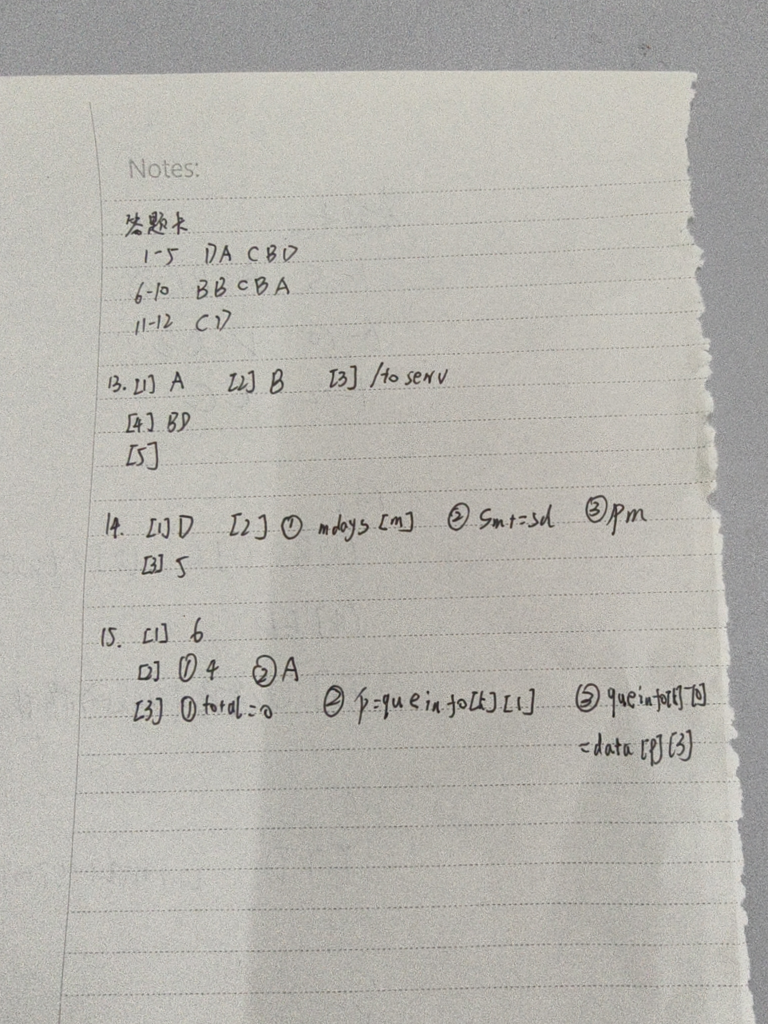
#> input picture backend/uploads/homework/作业3.jpg, 3072 x 4096 px, given in place of ., which was not available (shown at 1/4 size)
$ python -i image_stitcher.py   (imports and definitions only)
#> lines starting #> are read from the running program, lines starting #| are printed output that depends on the picture; after the words box and inside, x2 and y2 are one past the last pixel; in counts of white or black regions, pixels touching at a corner belong together
#> in stitch_images, img is the input picture: PIL image 3072x4096 RGB; mean R, G, B 182.5, 180.4, 174.5
"""
图片拼接模块 (image_stitcher)
=============================
功能：将多张作业图片纵向拼接为一张长图，供智能体批改使用。

在系统中的角色：
    智能体批改的前处理——学生提交多张图片，智能体只能接受单张图片URL，
    因此在调用智能体前，需要将多张图片拼接为一张长图。

拼接策略：
    1. EXIF 方向修正（无条件）——修正手机拍照的 EXIF 方向标记
    2. OCR 方向检测（可选）——检测文字朝向，自动旋转
       - 优先使用 Tesseract OSD
       - 降级为水平投影法（numpy 梯度方差分析）
    3. 统一宽度为 800px，按原始纵横比缩放
    4. 纵向排列，图片之间加 10px 白色间隔
    5. 输出为 JPEG 格式，quality=85

降级策略：
    tesseract + numpy 全装 → EXIF + Tesseract OSD + 旋转 + 拼接
    仅 numpy            → EXIF + 水平投影法 + 旋转 + 拼接
    都没装              → EXIF + 直接拼接（和旧版行为一致）
"""

import os
import logging
from typing import List

from PIL import Image, ImageOps

# numpy — 可选，水平投影法降级用
try:
    import numpy as np
    HAS_NUMPY = True
except ImportError:
    HAS_NUMPY = False

# pytesseract — 可选，OCR 方向检测用
try:
    import pytesseract
    HAS_TESSERACT = True
except ImportError:
    HAS_TESSERACT = False

logger = logging.getLogger(__name__)

STITCHED_DIR = "uploads/homework/stitched"
STITCH_WIDTH = 800
STITCH_GAP = 10
STITCH_QUALITY = 85


def detect_orientation(img: Image.Image) -> int:
    """
    检测图片文字朝向，返回需要旋转的角度: 0, 90, 或 -90。

    检测策略（双阶段降级）：
        阶段 1：Tesseract OSD — 对 0°/90°/-90° 三个方向做 OCR 方向检测，
                取 confidence 最高的角度。
        阶段 2：水平投影法 — 用 numpy 计算各方向旋转后的水平投影梯度方差，
                方差最大的方向即为文字水平方向。
        阶段 3：都不可用 — 返回 0（不旋转）。

    参数：
        img — PIL Image 对象（已经过 EXIF 修正）

    返回值：
        需要旋转的角度: 0, 90, 或 -90
    """
    # ── 预处理：缩放 + DPI ──
    processed_img = img.copy()
    max_dim = 2000
    if processed_img.width > max_dim or processed_img.height > max_dim:
        scale = max_dim / max(processed_img.width, processed_img.height)
#> scale = 0.488
        new_w = int(processed_img.width * scale)
#> new_w = 1500
        new_h = int(processed_img.height * scale)
#> new_h = 2000
        processed_img = processed_img.resize((new_w, new_h), Image.LANCZOS)
    processed_img.info["dpi"] = (300, 300)

    # ── 阶段 1：Tesseract OSD ──
    if HAS_TESSERACT:
        try:
            result = _detect_with_tesseract_osd(processed_img)
            if result is not None:
                processed_img.close()
                return result
        except Exception as e:
            logger.debug(f"Tesseract OSD 检测异常: {e}")

        logger.debug("Tesseract OSD 无法确定方向，尝试水平投影法")

    # ── 阶段 2：水平投影法 ──
    if HAS_NUMPY:
        try:
            result = _detect_with_projection(processed_img)
            processed_img.close()
            return result
        except Exception as e:
            logger.debug(f"水平投影法检测异常: {e}")

    processed_img.close()
    return 0


def _detect_with_tesseract_osd(processed_img: Image.Image) -> int | None:
    """使用 Tesseract OSD 检测文字方向"""
    gray = processed_img.convert("L")
    gray = gray.point(lambda x: 0 if x < 140 else 255, "1")
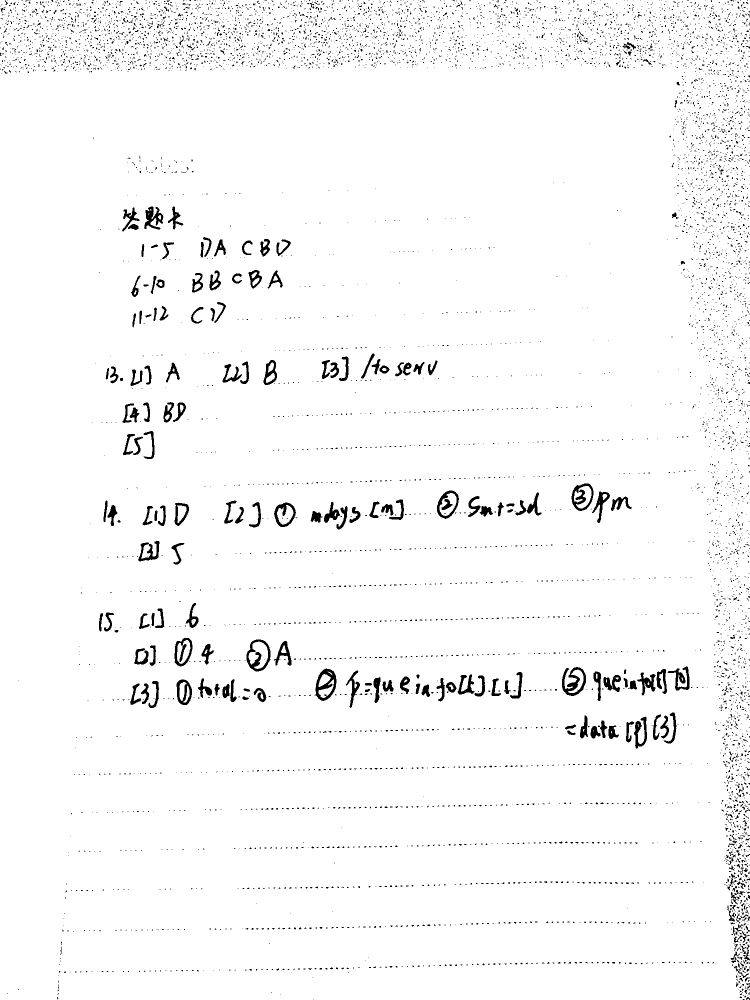
#> gray: PIL image 1500x2000 1 (shown at 1/2 size); 97.2% white; 7673 black regions (7417 under 20 px), largest, box (x1, y1, x2, y2) and area: (629, 1337, 673, 1402) 1230, (1124, 1334, 1172, 1392) 1226, (493, 1279, 541, 1343) 1091
    osd_img = gray.convert("RGB")
    osd_img.info["dpi"] = (300, 300)

    results = []
    for angle in [0, 90, -90]:
        test_img = osd_img.rotate(angle, expand=True) if angle != 0 else osd_img
        try:
            osd = pytesseract.image_to_osd(
                test_img,
                output_type=pytesseract.Output.DICT,
                config="--psm 0",
            )
            confidence = osd.get("confidence", 0)
            rotate = osd.get("rotate", 0)
            logger.debug(
                f"  [OSD] angle={angle:>3d}°  rotate={rotate}  confidence={confidence:.1f}"
            )
            results.append({
                "angle": angle,
                "rotate": rotate,
                "confidence": confidence,
            })
        except Exception:
            continue
#> this loop made 3 passes
#> pass 3, in _detect_with_tesseract_osd, `test_img = osd_img.rotate(angle, expand=True) if angle != 0 else osd_img`:
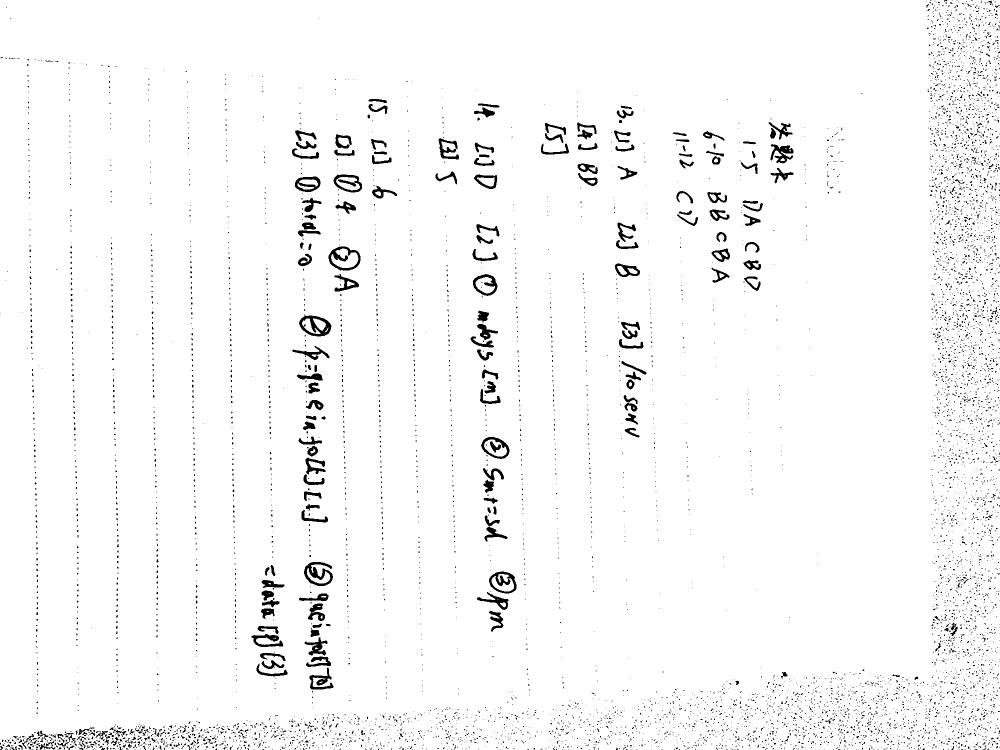
#> test_img: PIL image 2000x1500 RGB (shown at 1/2 size); 97.2% white; 7673 black regions (7417 under 20 px), largest, box (x1, y1, x2, y2) and area: (598, 629, 663, 673) 1230, (608, 1124, 666, 1172) 1226, (657, 493, 721, 541) 1091
#> after the loop, results = []

    osd_img.close()
    gray.close()

    if not results:
        return None

    # 有 confidence > 0 的结果，取最高的
    confident = [r for r in results if r["confidence"] > 0]
    if confident:
        best = max(confident, key=lambda r: r["confidence"])
        rotate_deg = best["rotate"]
        if rotate_deg == 270:
            final_angle = -90
        elif rotate_deg in (90, 180):
            final_angle = rotate_deg
        else:
            final_angle = 0
        logger.debug(f"  [OSD] → 旋转 {final_angle}° (confidence={best['confidence']:.1f})")
        return final_angle

    # confidence 全为 0，找 rotate=0 的结果
    correct = [r for r in results if r["rotate"] == 0]
    if correct:
        non_zero = [r for r in results if r["rotate"] != 0]
        if non_zero:
            logger.debug(f"  [OSD] → 旋转 {correct[0]['angle']}° (rotate=0 确认)")
            return correct[0]["angle"]

    return None


def _detect_with_projection(processed_img: Image.Image) -> int:
    """使用水平投影法检测文字方向（numpy 梯度方差分析）"""
    gray = processed_img.convert("L")
    arr = np.array(gray)

    best_var = -1.0
    best_angle = 0

    for angle in [0, 90, -90]:
        if angle != 0:
            rotated = gray.rotate(angle, expand=True)
            test_arr = np.array(rotated)
            rotated.close()
        else:
            test_arr = arr

        # 水平投影：每行的平均灰度值
        projection = test_arr.mean(axis=1)
        # 梯度（相邻行的差值），波动越大说明行间距越明显
        gradient = np.abs(np.diff(projection))
        var = float(np.var(gradient))

        logger.debug(f"  [投影] angle={angle:>3d}°  梯度方差={var:.4f}")

        if var > best_var:
            best_var = var
            best_angle = angle
#> this loop made 3 passes
#> (var, best_var) on pass 1: (0.215, 0.215)
#> var on passes 2 to 3: 0.0789, 0.0789
#> pass 2, in _detect_with_projection, `rotated = gray.rotate(angle, expand=True)`:
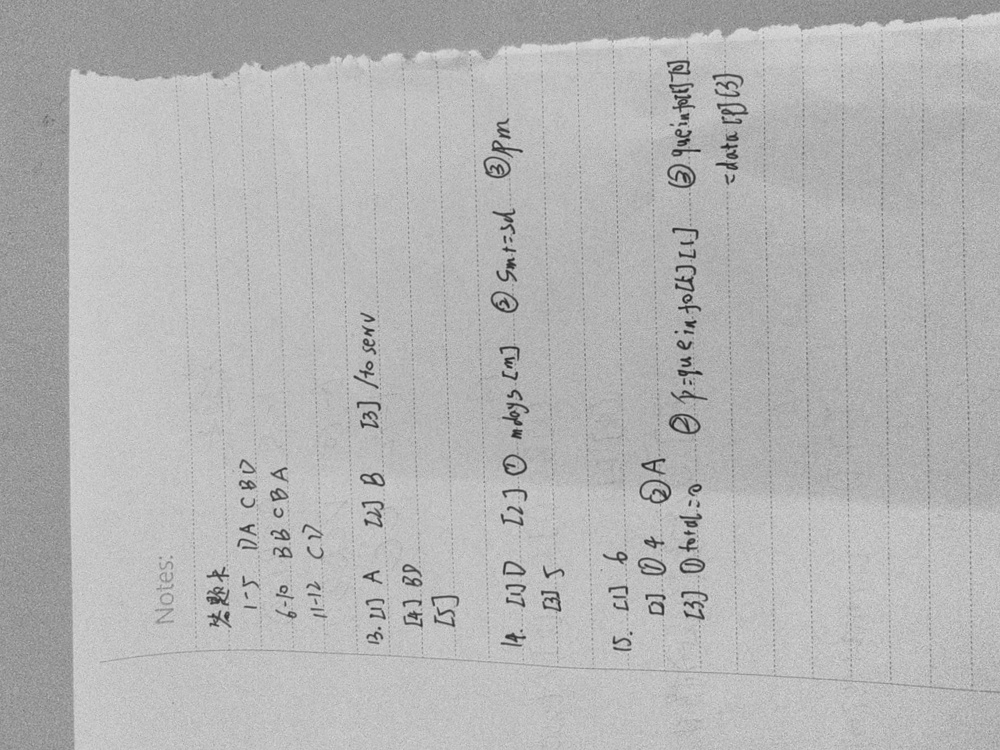
#> rotated: PIL image 2000x1500 L (shown at 1/2 size); min 19, max 230, mean 180.4
#> pass 3, in _detect_with_projection, `rotated = gray.rotate(angle, expand=True)`:
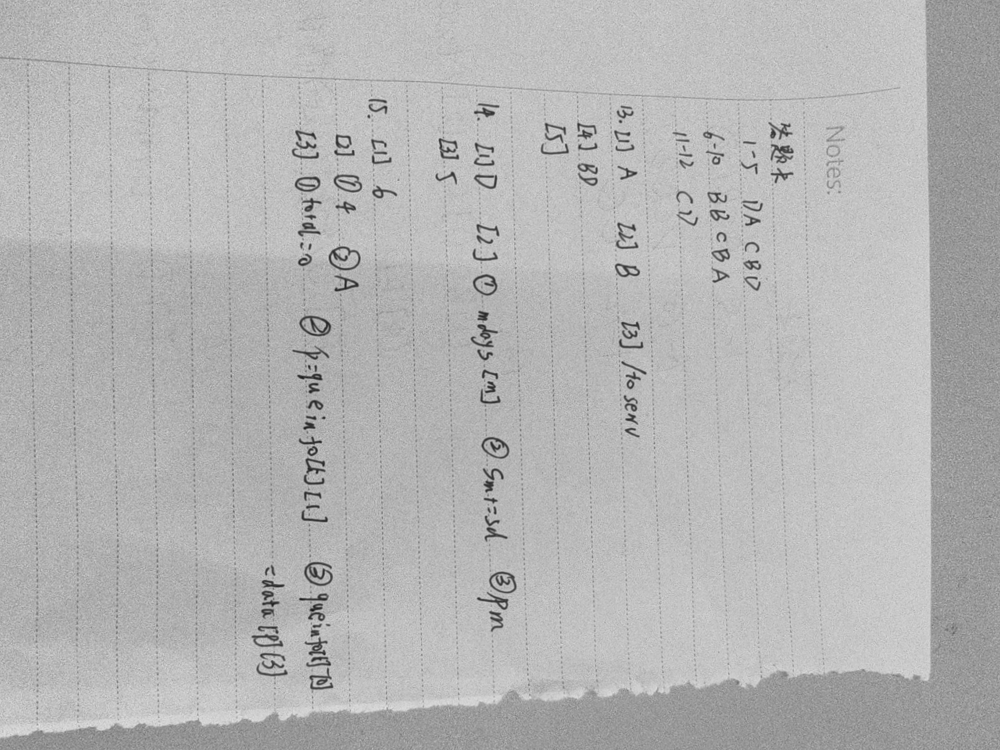
#> rotated: PIL image 2000x1500 L (shown at 1/2 size); min 19, max 230, mean 180.4

    gray.close()

    if best_angle != 0:
        direction = "顺时针" if best_angle < 0 else "逆时针"
        logger.debug(f"  [投影] → {direction} {abs(best_angle)}° (方差={best_var:.4f})")
    else:
        logger.debug(f"  [投影] → 无需旋转 (方差={best_var:.4f})")

    return best_angle


def stitch_images(
    image_paths: List[str],
    output_filename: str,
    use_ocr: bool = True,
) -> str:
    """
    将多张图片纵向拼接为一张长图

    参数：
        image_paths     — 本地文件路径列表（如 ["uploads/homework/abc.jpg", ...]）
        output_filename — 输出文件名（如 "stitched_123.jpg"）
        use_ocr         — 是否启用 OCR 方向检测（默认 True）
                          需要 tesseract 或 numpy，缺失时自动降级

    返回值：拼接后图片的 URL 路径（如 "/uploads/homework/stitched/stitched_123.jpg"）

    异常：如果所有图片都无法打开，抛出 ValueError
    """
    if not image_paths:
        raise ValueError("图片列表不能为空")

    os.makedirs(STITCHED_DIR, exist_ok=True)

    # 检查 OCR 可用性
    ocr_enabled = use_ocr and (HAS_TESSERACT or HAS_NUMPY)
    if use_ocr and not ocr_enabled:
        logger.warning(
            "OCR 方向检测不可用: 未安装 pytesseract 或 numpy，"
            "将仅使用 EXIF 修正。安装方式: pip install pytesseract numpy"
        )

    pil_images = []
    for path in image_paths:
        try:
            img = Image.open(path)

            # 1. EXIF 方向修正（解决手机拍照方向错误）
            img = ImageOps.exif_transpose(img)

            # 2. OCR 方向检测 + 旋转（可选）
            if ocr_enabled:
                logger.debug(f"[OCR] {path} ({img.width}x{img.height}) 检测文字方向...")
                angle = detect_orientation(img)
#> in detect_orientation, `result = _detect_with_projection(processed_img)`: result = 0
#> angle = 0
                if angle != 0:
                    img = img.rotate(angle, expand=True)
                    logger.info(f"图片旋转 {angle}°: {path}")

            # 3. 颜色模式转换
            if img.mode in ("RGBA", "P"):
                img = img.convert("RGB")

            # 4. 等比缩放到统一宽度
            scale = STITCH_WIDTH / img.width
#> scale = 0.26
            new_height = int(img.height * scale)
#> new_height = 1066
            img = img.resize((STITCH_WIDTH, new_height), Image.LANCZOS)
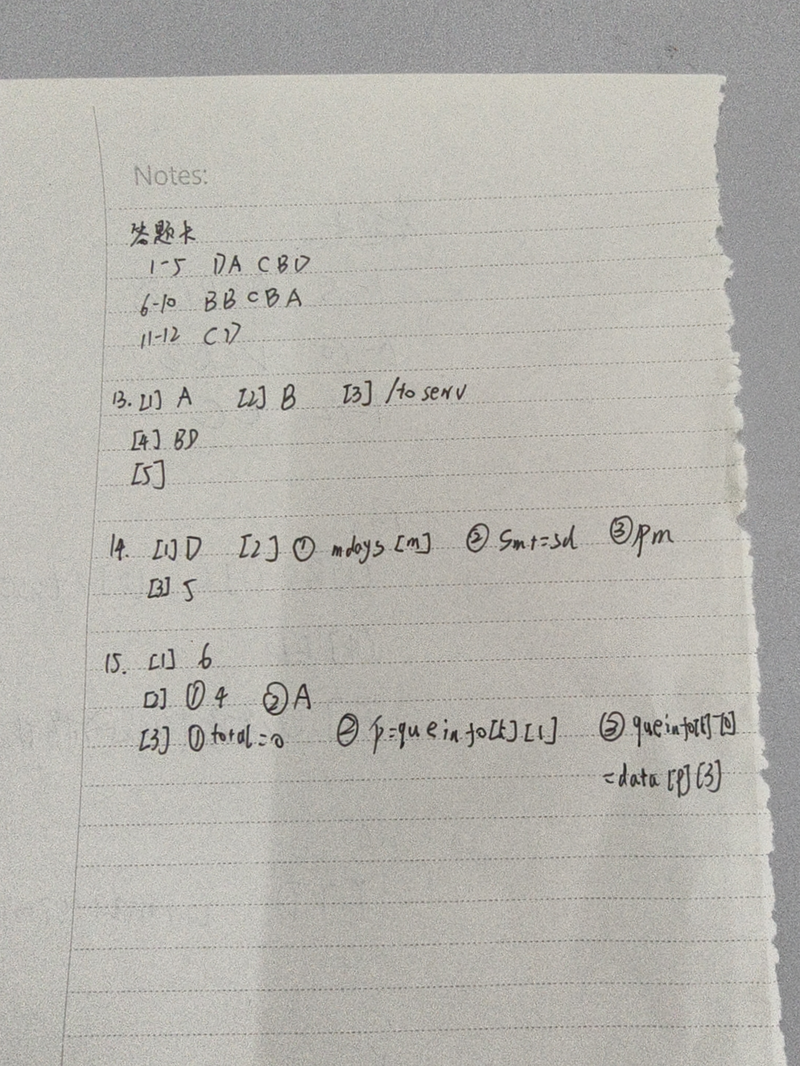
#> img: PIL image 800x1066 RGB; mean R, G, B 182.5, 180.4, 174.6
#> pass 3 of the loop in stitch_images, `for path in image_paths:`:
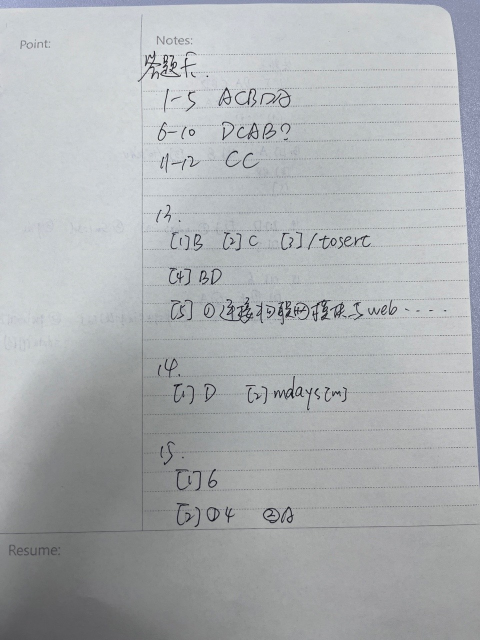
#> input picture backend/uploads/homework/作业4.jpg, 960 x 1280 px, given in place of , which was not available (shown at 1/2 size)
#> in stitch_images, img is the input picture: PIL image 960x1280 RGB; mean R, G, B 171.8, 175.2, 177.6
#> in _detect_with_tesseract_osd (call 3), `gray = gray.point(lambda x: 0 if x < 140 else 255, "1")`:
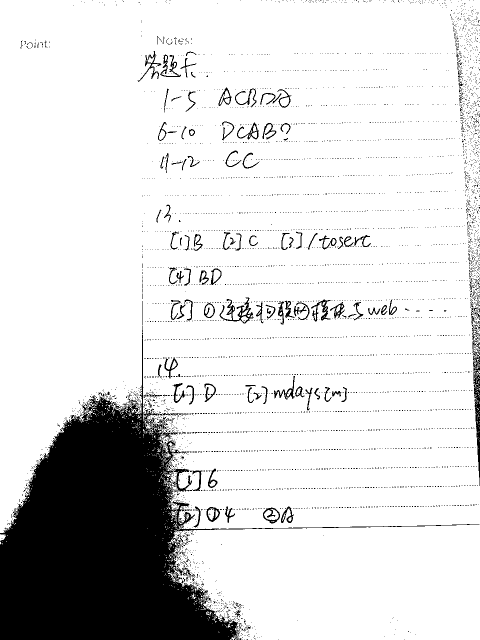
#> gray: PIL image 960x1280 1 (shown at 1/2 size); 85.3% white; 4658 black regions (4520 under 20 px), largest, box (x1, y1, x2, y2) and area: (0, 651, 959, 1280) 150292, (946, 702, 960, 972) 1733, (439, 595, 507, 647) 908
#> angle = 90
#> in stitch_images, `img = img.resize((STITCH_WIDTH, new_height), Image.LANCZOS)`:
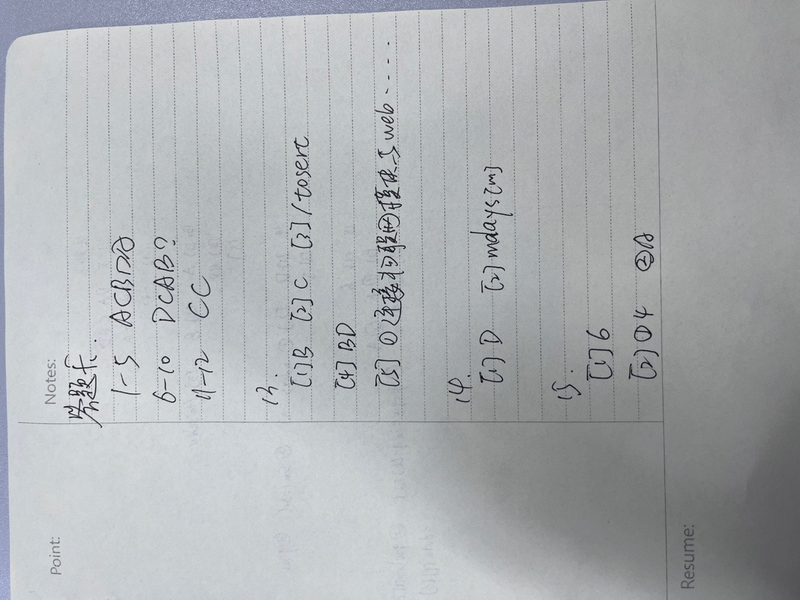
#> img: PIL image 800x600 RGB; mean R, G, B 171.8, 175.2, 177.6
#> the loop made 30 passes; the first 3 are shown
            pil_images.append(img)

        except Exception as e:
            logger.warning(f"图片打开失败，跳过: {path}, 错误: {e}")

    if not pil_images:
        raise ValueError("所有图片均无法打开")

    # ── 纵向拼接 ──
    total_height = sum(img.height for img in pil_images) + STITCH_GAP * (len(pil_images) - 1)
    result = Image.new("RGB", (STITCH_WIDTH, total_height), (255, 255, 255))
#> result: PIL image 800x8420 RGB; every value is 255

    y_offset = 0
    for img in pil_images:
        result.paste(img, (0, y_offset))
        y_offset += img.height + STITCH_GAP
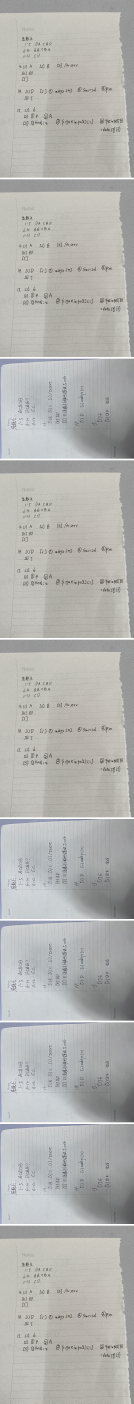
#> result: PIL image 800x8420 RGB (shown at 1/6 size); mean R, G, B 179.4, 179.4, 176.5

    output_path = os.path.join(STITCHED_DIR, output_filename)
    result.save(output_path, "JPEG", quality=STITCH_QUALITY)

    for img in pil_images:
        img.close()
    result.close()

    logger.info(f"图片拼接完成: {len(pil_images)} 张 → {output_path}")
    return f"/uploads/homework/stitched/{output_filename}"


def image_url_to_local_path(url: str) -> str:
    """
    将图片 URL 转换为本地文件路径

    参数：url — 如 "/uploads/homework/abc.jpg"
    返回值：本地路径 — 如 "uploads/homework/abc.jpg"
    """
    if url.startswith("/"):
        return url[1:]
    return url

>>> result = stitch_images('../../uploads/homework/作业3.jpg', 'out.png')
